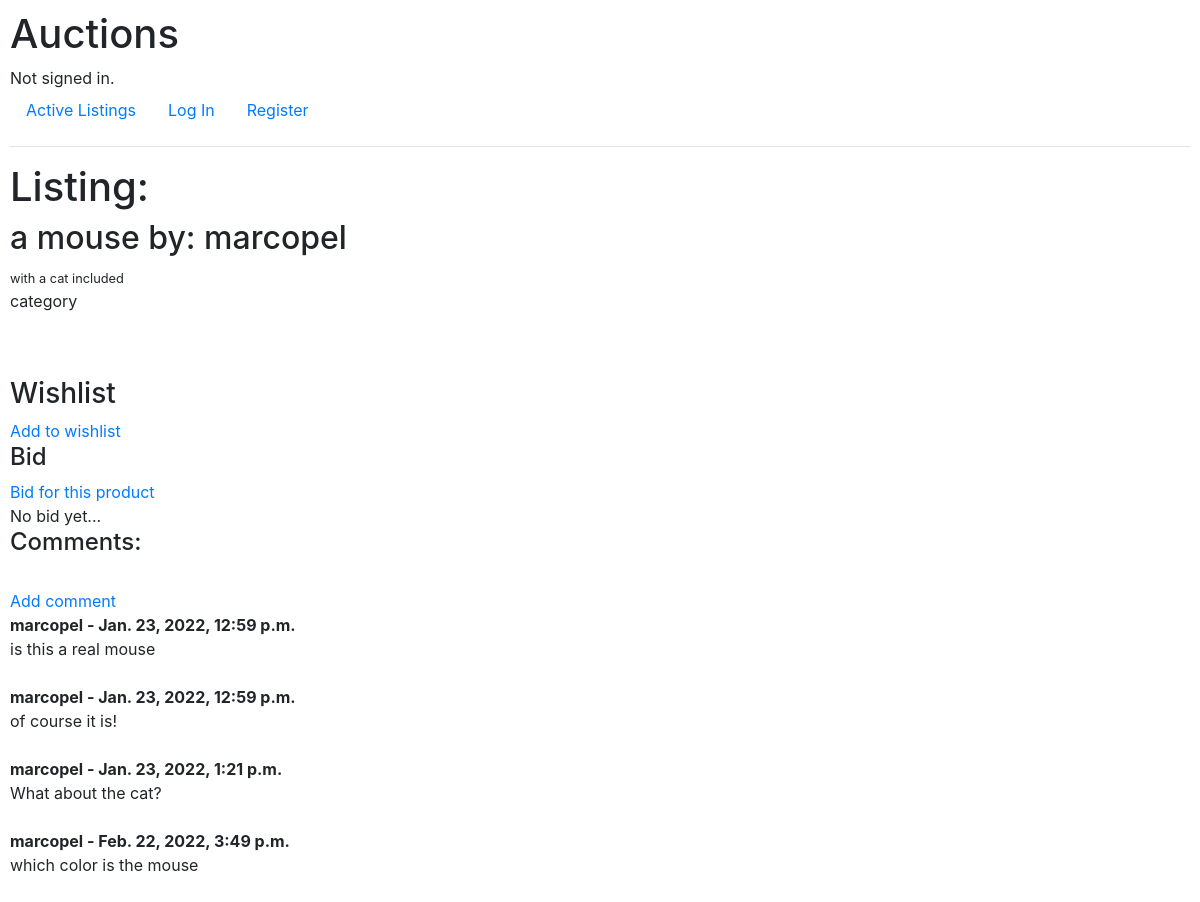
/2, run on the app's committed database.
### auctions/models.py (models this page shows, shortened)
class AuctionListing(models.Model):
    product = models.CharField(max_length=255)
    description = models.TextField(default="none")
    category = models.CharField(max_length=255)
    initial_price = models.PositiveIntegerField(default=0)
    sold = models.BooleanField(default=False)
    user = models.ForeignKey(User, on_delete=models.CASCADE)
    image = models.ImageField(null=True, blank=True, upload_to='images/')

class User(AbstractUser):
    pass

class Comments(models.Model):
    product = models.ForeignKey(AuctionListing, related_name="comments", on_delete=models.CASCADE, default=None)
    comment = models.CharField(max_length=140 , default=None)
    author = models.ForeignKey(
        get_user_model(),
        on_delete=models.CASCADE,
        default=None,
        related_name="author"
    )
    date_added = models.DateTimeField(auto_now_add=True)

### auctions/views.py (the view)
# urls.py: path("<int:listing_id>", views.listing_detail, name="listing_detail"),
def listing_detail(request, listing_id):
    listing = AuctionListing.objects.get(id=listing_id)
    return render(request, "auctions/listing_detail.html", {
        "listing": listing
    })

### auctions/templates/auctions/listing_detail.html (shortened to what this page needs)
{% extends "auctions/layout.html" %}
{% block body %}
    <h1>Listing:</h1>
    <h2>{{listing.product}} by: {{listing.user}}</h2>
    <small>{{listing.description}}</small>
    <p>category</p>
    <br/><br/>
    <h3>Wishlist</h3>
    <a href="{% url 'wishlist_add' listing.pk %}">Add to wishlist</a>
    <br/>
    <h4>Bid</h4>
    <a href="{% url 'bid_add' listing.pk %}">Bid for this product</a>
    <br/>
    {% if not listing.bid.all %}
        No bid yet...
    {% endif %}
    <h4> Comments: </h4>
    <br/>
   <a href="{% url 'comment_add' listing.pk %}">Add comment</a>
    <br/>
    {% if not listing.comments.all %}
        No comments yet...
    {% else %}
        {% for comment in listing.comments.all %}
        <strong>
            {{comment.author}} - {{comment.date_added}}
        </strong>
        <br/>
        {{ comment.comment }}
        <br/><br/>
        {% endfor %}
    {% endif %}
{% endblock %}

### auctions/static/auctions/styles.css (style rules this page uses)
body { padding: 10px; }

### data on the page
AuctionListing: product "a mouse", user "marcopel", description "with a cat included"
Comments: author "marcopel", date_added "Jan. 23, 2022, 12:59 p.m.", comment "is this a real mouse"
Comments: author "marcopel", date_added "Jan. 23, 2022, 12:59 p.m.", comment "of course it is!"
Comments: author "marcopel", date_added "Jan. 23, 2022, 1:21 p.m.", comment "What about the cat?"
Comments: author "marcopel", date_added "Feb. 22, 2022, 3:49 p.m.", comment "which color is the mouse"
